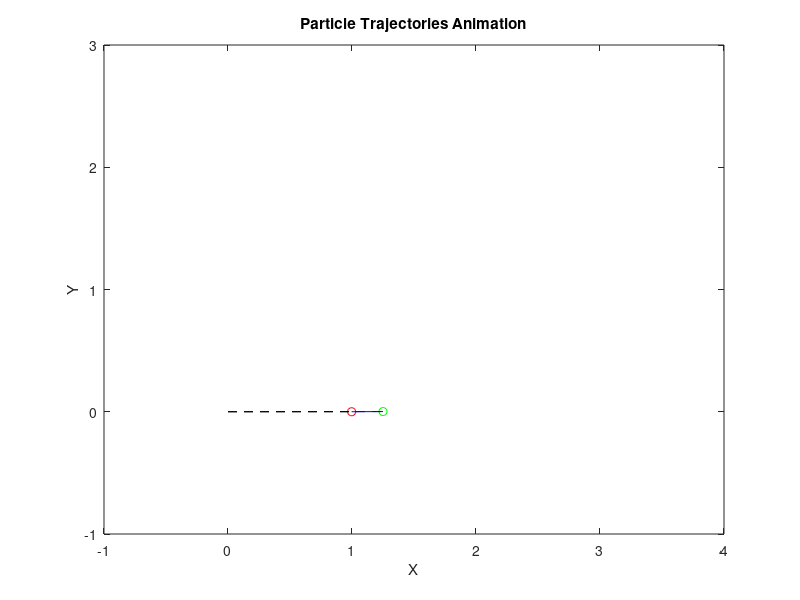

This chart was generated by the following MATLAB code:
% This script will animate two particles' trajectories in the XY plane
% using parametric function and updating their postitions over time

% Establish parametric functions for particle 1's x and y coordinates
x1 = @(t) 1 + sin(3*pi*t).^2 - sin(pi*t); %X-coordinate fucntion for particle 1
y1 = @(t) sin(2*pi*t).^2; %Y-coordinate function for particle 1
r1 = @(t) [x1(t); y1(t)];

% Establish parametric functions for particle 2's x and y coordinates
x2 = @(t) cos(2*pi*t) / 4 + cos(pi*t).^2; %X-coordinate for particle 2
y2 = @(t) sin(2*pi*t) / 4 + sin(pi*t).^2; %Y-coordinate for particle 2
r2 = @(t) [x2(t); y2(t)];

% Establish the combined vector function representing the positions of both particles
dr = @(t) [x1(t), y1(t), x2(t), y2(t)];

% Establish parameters for the time vector (start, finish, and step size)
t = 0:0.01:2; % Time vector from 0 to 2 seconds with step size 0.01 seconds

% Evaluate the trajectories of both particles at each time point
X1 = x1(t); % X-coordiantes of particle 1
Y1 = y1(t); % Y-coordinates of particle 1
X2 = x2(t); % X-coordinates of particle 2
Y2 = y2(t); % Y-coordiantes of particle 2

% Plotting the particles & their trajectories
figure(1) % Create a new figure window
h1 = plot(X1, Y1, 'ro'); % Plot particle 1 as a red circle
axis([-1 4 -1 3]); % Setting axis limits
xlabel('X'); % Label for x-axis
ylabel('Y'); % Label for y-axis
title('Particle Trajectories Animation') % Set title for plot
hold on % Hold the plot for subsequent updates
h2 = plot(X2, Y2, 'go'); % Plot particle 2 as a green circle
hline1 = plot([0, X1], [0, Y1], '--k'); % Dotted line for particle 1's trajectory
hline2 = plot([0, X2], [0, Y2], '--k'); % Dotted line for particle 2's trajectory
hlineconnect = plot([X1, X2], [Y1, Y2], 'b'); % Solid line connecting the particles

% Animation loop
t0 = 0; % Initial time
tf = 10; % Final time for the animation
dt = 0.001; % Time step size (s)
t = 0; % Initialize time variable
while t < tf
    pause(dt) % Pause to control animation frame rate
    t = t + dt; % Increment time by time step
    % Updating the particle positions & trajectory lines
    set(h1, 'XData', x1(t), 'YData', y1(t)); % Update position of particle 1 
    set(h2, 'XData', x2(t), 'YData', y2(t)); % Update position of particle 2
    set(hline1, 'XData', [0, x1(t)], 'YData', [0, y1(t)]); % Update trajectory line for particle 1
    set(hline2, 'XData', [0, x2(t)], 'YData', [0, y2(t)]); % Update trajectory line for particle 2
    set(hlineconnect, 'XData', [x1(t), x2(t)], 'YData', [y1(t), y2(t)]); % Update the line connecting particles
    drawnow % Update the plot
end
